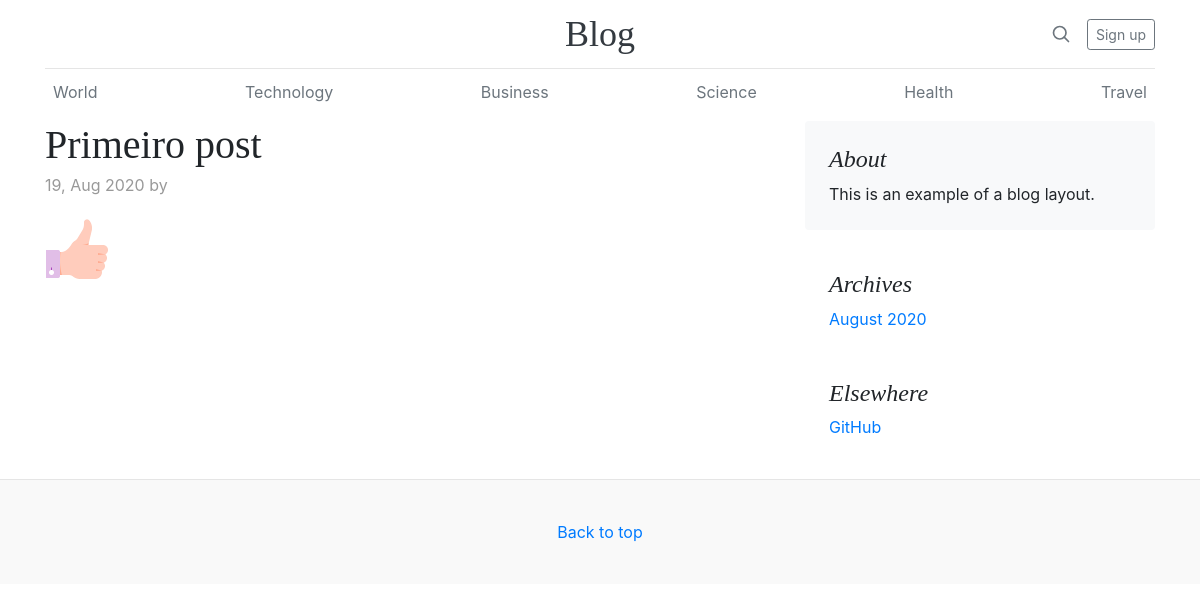
/posts/1, run on the app's committed database.
### blog/models.py (models this page shows, shortened)
class Post(models.Model):
    titulo = models.CharField(max_length=255)
    resumo = RichTextField()
    conteudo = RichTextUploadingField()
    autor = models.ForeignKey(User, on_delete=models.PROTECT)
    data_criacao = models.DateField(auto_now_add=True)

### blog/views.py (the view)
# urls.py: path('posts/<int:post_id>', views.post)
def post(request, post_id):
    post = Post.objects.get(pk=post_id)
    return render(request, 'post.html', {'post': post})

### templates/post.html
{% extends 'layout.html'%}
{% block content %}
<div class="blog-post">
   <h2 class="blog-post-title">
      {{ post.titulo }}
   </h2>
   <p class="blog-post-meta">{{ post.data_criacao|date:'d, M Y' }} by <a href="#">{{ post.autor.get_full_name }}</a></p>
   {{ post.conteudo|safe }}
</div>
{% endblock%}

### static/css/layout.css (style rules this page uses)
h1, h2, h3, h4, h5, h6 { font-family: "Playfair Display", Georgia, "Times New Roman", serif; }
.blog-post { margin-bottom: 4rem; }
.blog-post-title { margin-bottom: 0.25rem; font-size: 2.5rem; }
.blog-post-meta { margin-bottom: 1.25rem; color: #999; }

### data on the page
Post: titulo "Primeiro post", data_criacao "19, Aug 2020", conteudo (picture)
